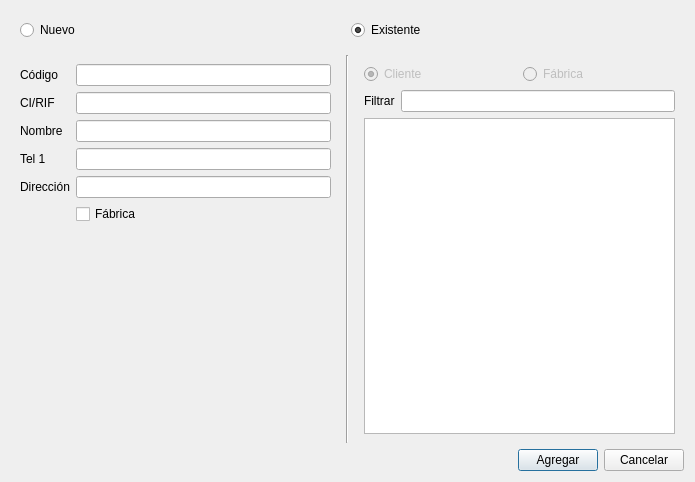
<?xml version="1.0" encoding="UTF-8"?>
<ui version="4.0">
 <class>AddClient</class>
 <widget class="QDialog" name="AddClient">
  <property name="geometry">
   <rect>
    <x>0</x>
    <y>0</y>
    <width>695</width>
    <height>482</height>
   </rect>
  </property>
  <property name="windowTitle">
   <string>Agregar cliente/fábrica</string>
  </property>
  <layout class="QVBoxLayout" name="verticalLayout">
   <item>
    <widget class="QWidget" name="widget" native="true">
     <layout class="QHBoxLayout" name="horizontalLayout">
      <item>
       <widget class="QRadioButton" name="newButton">
        <property name="text">
         <string>Nuevo</string>
        </property>
        <property name="checked">
         <bool>false</bool>
        </property>
       </widget>
      </item>
      <item>
       <widget class="QRadioButton" name="existingButton">
        <property name="text">
         <string>Existente</string>
        </property>
        <property name="checked">
         <bool>true</bool>
        </property>
       </widget>
      </item>
     </layout>
    </widget>
   </item>
   <item>
    <layout class="QHBoxLayout" name="clientLayout">
     <item>
      <widget class="QWidget" name="newWidget" native="true">
       <layout class="QFormLayout" name="formLayout">
        <property name="fieldGrowthPolicy">
         <enum>QFormLayout::AllNonFixedFieldsGrow</enum>
        </property>
        <item row="0" column="0">
         <widget class="QLabel" name="label">
          <property name="text">
           <string>Código</string>
          </property>
         </widget>
        </item>
        <item row="0" column="1">
         <widget class="QLineEdit" name="codeLineEdit"/>
        </item>
        <item row="1" column="0">
         <widget class="QLabel" name="label_3">
          <property name="text">
           <string>CI/RIF</string>
          </property>
         </widget>
        </item>
        <item row="1" column="1">
         <widget class="QLineEdit" name="cirifLineEdit"/>
        </item>
        <item row="2" column="1">
         <widget class="QLineEdit" name="nameLineEdit"/>
        </item>
        <item row="2" column="0">
         <widget class="QLabel" name="label_4">
          <property name="text">
           <string>Nombre</string>
          </property>
         </widget>
        </item>
        <item row="3" column="0">
         <widget class="QLabel" name="label_5">
          <property name="text">
           <string>Tel 1</string>
          </property>
         </widget>
        </item>
        <item row="5" column="1">
         <widget class="QCheckBox" name="saveAsFactoryBox">
          <property name="text">
           <string>Fábrica</string>
          </property>
         </widget>
        </item>
        <item row="3" column="1">
         <widget class="QLineEdit" name="telLineEdit"/>
        </item>
        <item row="4" column="1">
         <widget class="QLineEdit" name="addressLineEdit"/>
        </item>
        <item row="4" column="0">
         <widget class="QLabel" name="label_6">
          <property name="text">
           <string>Dirección</string>
          </property>
         </widget>
        </item>
       </layout>
      </widget>
     </item>
     <item>
      <widget class="Line" name="line">
       <property name="orientation">
        <enum>Qt::Vertical</enum>
       </property>
      </widget>
     </item>
     <item>
      <widget class="QWidget" name="existingWidget" native="true">
       <layout class="QVBoxLayout" name="verticalLayout_2">
        <item>
         <layout class="QHBoxLayout" name="horizontalLayout_4">
          <item>
           <widget class="QRadioButton" name="clientButton">
            <property name="enabled">
             <bool>false</bool>
            </property>
            <property name="text">
             <string>Cliente</string>
            </property>
            <property name="checked">
             <bool>true</bool>
            </property>
           </widget>
          </item>
          <item>
           <widget class="QRadioButton" name="factoryButton">
            <property name="enabled">
             <bool>false</bool>
            </property>
            <property name="text">
             <string>Fábrica</string>
            </property>
           </widget>
          </item>
         </layout>
        </item>
        <item>
         <layout class="QHBoxLayout" name="horizontalLayout_2">
          <item>
           <widget class="QLabel" name="label_2">
            <property name="text">
             <string>Filtrar</string>
            </property>
           </widget>
          </item>
          <item>
           <widget class="QLineEdit" name="filterLineEdit"/>
          </item>
         </layout>
        </item>
        <item>
         <widget class="QTableView" name="clientsTableView">
          <property name="alternatingRowColors">
           <bool>true</bool>
          </property>
          <property name="selectionMode">
           <enum>QAbstractItemView::SingleSelection</enum>
          </property>
          <property name="selectionBehavior">
           <enum>QAbstractItemView::SelectRows</enum>
          </property>
          <attribute name="horizontalHeaderHighlightSections">
           <bool>false</bool>
          </attribute>
          <attribute name="horizontalHeaderStretchLastSection">
           <bool>true</bool>
          </attribute>
          <attribute name="verticalHeaderVisible">
           <bool>false</bool>
          </attribute>
         </widget>
        </item>
       </layout>
      </widget>
     </item>
    </layout>
   </item>
   <item>
    <layout class="QHBoxLayout" name="buttonsLayout">
     <item>
      <spacer name="horizontalSpacer">
       <property name="orientation">
        <enum>Qt::Horizontal</enum>
       </property>
       <property name="sizeHint" stdset="0">
        <size>
         <width>40</width>
         <height>20</height>
        </size>
       </property>
      </spacer>
     </item>
     <item>
      <widget class="QPushButton" name="addButton">
       <property name="text">
        <string>Agregar</string>
       </property>
      </widget>
     </item>
     <item>
      <widget class="QPushButton" name="cancelButton">
       <property name="text">
        <string>Cancelar</string>
       </property>
      </widget>
     </item>
    </layout>
   </item>
  </layout>
 </widget>
 <tabstops>
  <tabstop>newButton</tabstop>
  <tabstop>existingButton</tabstop>
  <tabstop>codeLineEdit</tabstop>
  <tabstop>cirifLineEdit</tabstop>
  <tabstop>nameLineEdit</tabstop>
  <tabstop>telLineEdit</tabstop>
  <tabstop>addressLineEdit</tabstop>
  <tabstop>saveAsFactoryBox</tabstop>
  <tabstop>clientButton</tabstop>
  <tabstop>factoryButton</tabstop>
  <tabstop>filterLineEdit</tabstop>
  <tabstop>clientsTableView</tabstop>
  <tabstop>addButton</tabstop>
  <tabstop>cancelButton</tabstop>
 </tabstops>
 <resources/>
 <connections/>
</ui>
